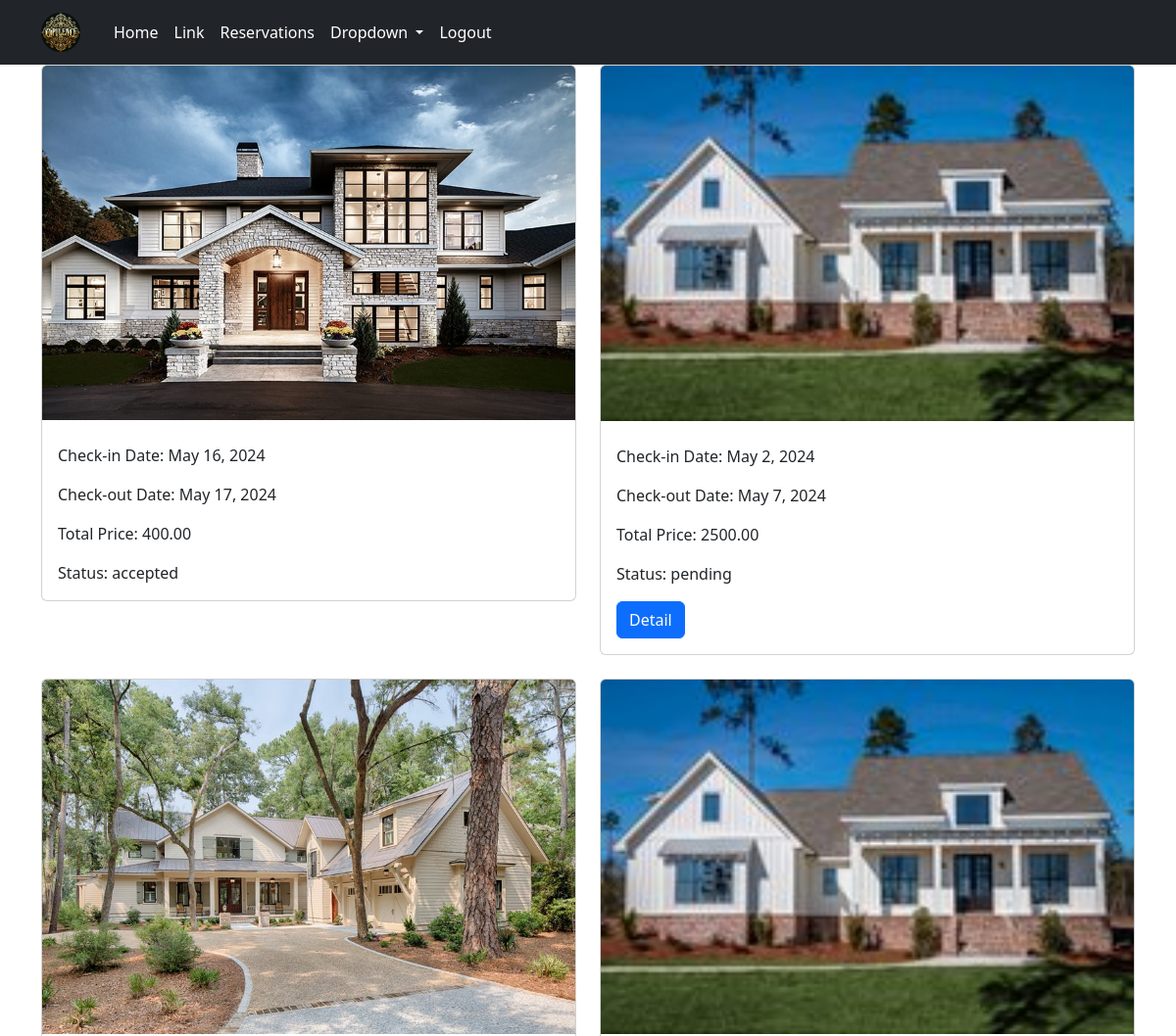
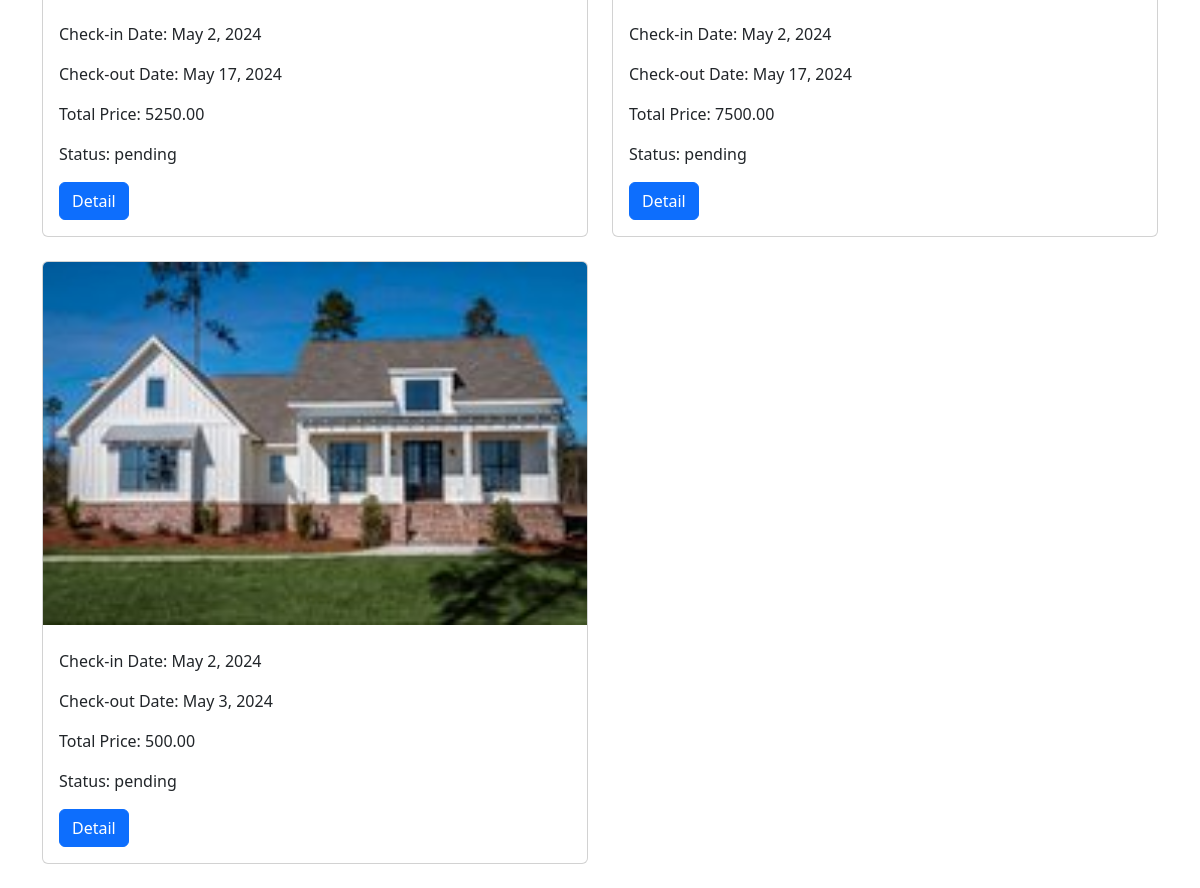
Page /res/ (signed in) on the earlier database version (2 pictures, top to bottom).
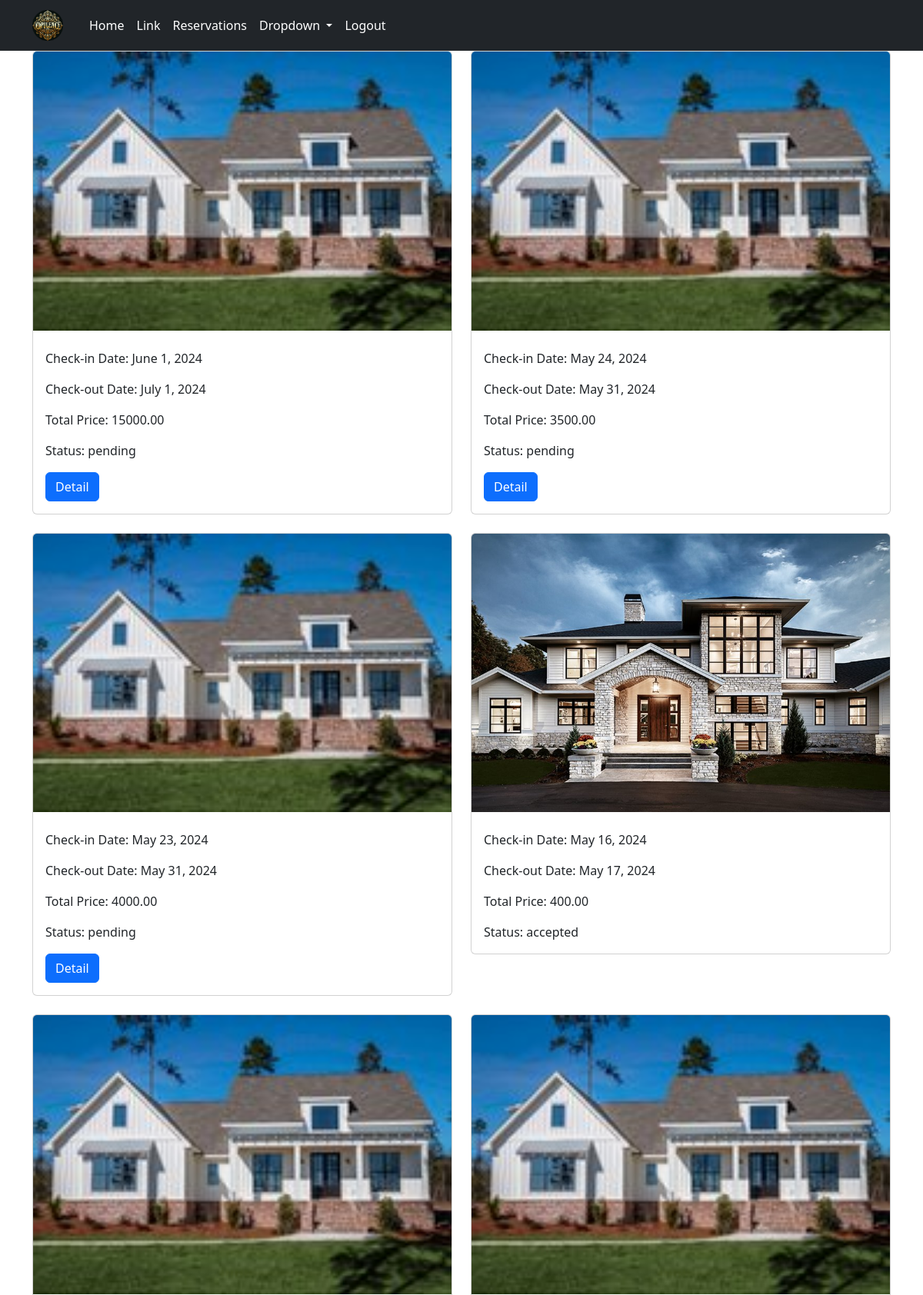
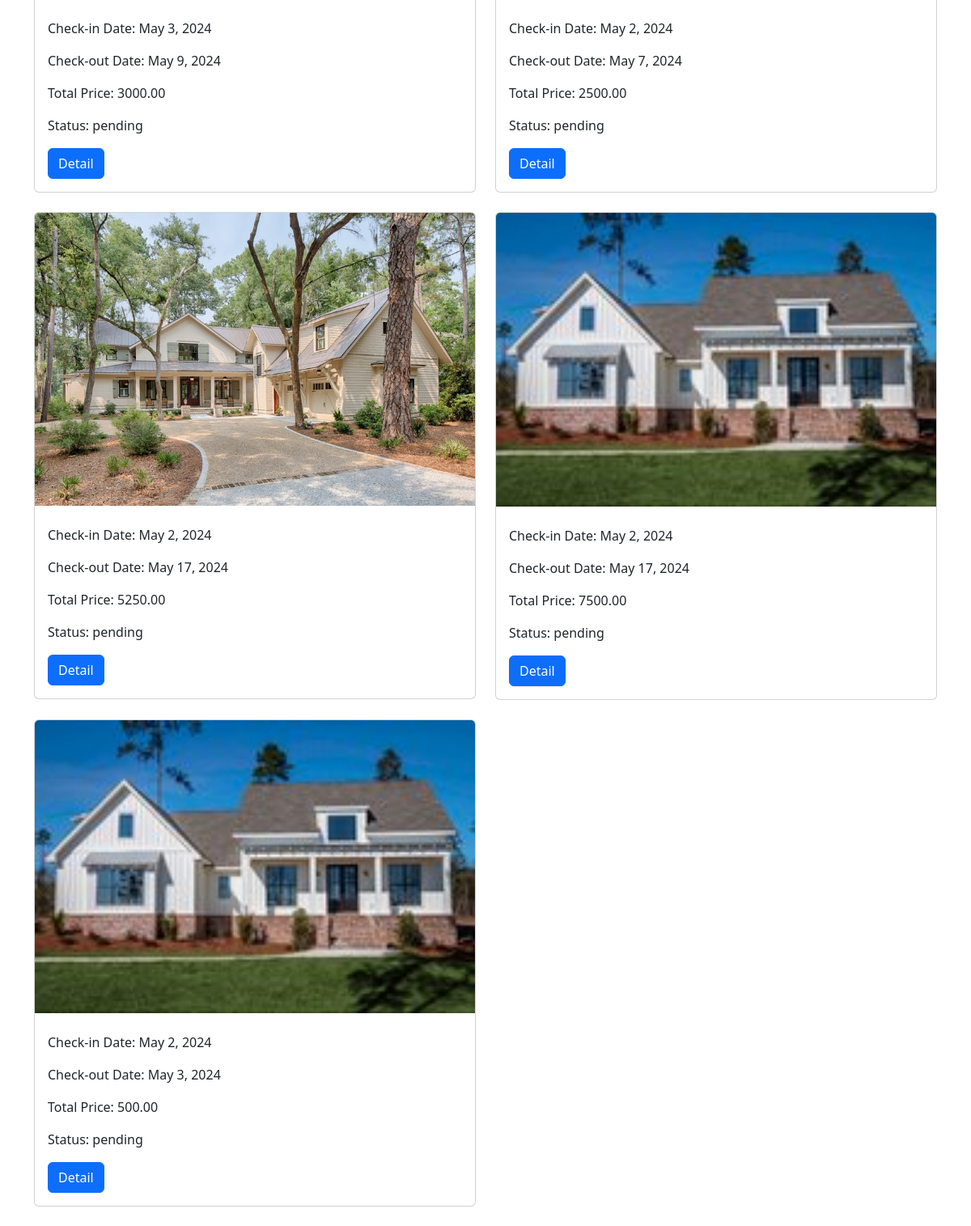
Same page on the later database version (2 pictures, top to bottom).
### reservations/models.py (models this page shows, shortened)
class Reservation(models.Model):
    user = models.ForeignKey(settings.AUTH_USER_MODEL, null=True, blank=True, on_delete=models.CASCADE)
    apartment = models.ForeignKey(Apartment, on_delete=models.CASCADE)
    check_in_date = models.DateField()
    check_out_date = models.DateField()
    total_price = models.DecimalField(max_digits=10, decimal_places=2)
    reservation_status = models.ForeignKey(ReservationStatus, on_delete=models.CASCADE,default=1)

class ReservationStatus(models.Model):
    status_name = models.CharField(max_length=100, unique=True)
    def __str__(self):
        return self.status_name

### apartments/models.py (models this page shows, shortened)
class Apartment(models.Model):
    category = models.ForeignKey(Category, on_delete=models.CASCADE)
    country=models.ForeignKey(Country,on_delete=models.SET_NULL,null=True,blank=True)
    city = models.ForeignKey(City, on_delete=models.CASCADE)
    apt_name = models.CharField(max_length=255)
    description = models.TextField()
    cover_image=models.ImageField(upload_to='covers/',null=True)
    district = models.CharField(max_length=30)
    is_active = models.BooleanField(default=True)
    is_booked = models.BooleanField(default=False)
    rooms = models.IntegerField()
    beds = models.IntegerField()
    bath_rooms = models.IntegerField()
    wifi = models.BooleanField(default=False)
    tv = models.BooleanField(default=False)
    price_per_night = models.DecimalField(max_digits=10, decimal_places=2)
    user = models.ForeignKey(settings.AUTH_USER_MODEL, null=True, blank=True, on_delete=models.CASCADE)
    created_at = models.DateTimeField(auto_now_add=True,null=True)
    updated_at = models.DateTimeField(auto_now=True,null=True)

### reservations/views.py (the view)
# urls.py: path("", ReservationListView.as_view(), name='list-reserv'),
class ReservationListView(LoginRequiredMixin, ListView):
    model = Reservation
    template_name = 'reservations/list_res.html'
    context_object_name = 'reservations'
    def get_queryset(self):
        return Reservation.objects.filter(user=self.request.user).order_by('-check_in_date')

### templates/reservations/list_res.html (shortened to what this page needs)
{% extends "base.html" %}
{% load static %}
{% block content %}
<div class="container">
  <div class="row">
    {% for reservation in reservations %}
    <div class="col-md-6 mb-4">
      <div class="card">
        {% if reservation.apartment.cover_image.url  %}
        <img src="{{ reservation.apartment.cover_image.url }}" class="card-img-top" alt="Apartment Image">
        {% else %}
        <img src="{% static 'path_to_default_image.jpg' %}" class="card-img-top" alt="Default Image">
        {% endif %}
        <div class="card-body">
          <p class="card-text">Check-in Date: {{ reservation.check_in_date }}</p>
          <p class="card-text">Check-out Date: {{ reservation.check_out_date }}</p>
          <p class="card-text">Total Price: {{ reservation.total_price }}</p>
          <p class="card-text">Status: {{ reservation.reservation_status }}</p>
          {% if reservation.reservation_status.id == 1 %}
            <a href="{% url 'detail-reserv' reservation.pk  %}" class="btn btn-primary">Detail</a>
          {% endif %}
        </div>
      </div>
    </div>
    {% endfor %}
  </div>
</div>
{% endblock content %}

### templates/base.html (shortened to what this page needs)
<!DOCTYPE html>
<html lang="en">
<head>
  {% load static %}
    <link rel="stylesheet" href="{% static "css/style.css" %} ">
    <link href="https://cdn.jsdelivr.net/npm/bootstrap@5.3.3/dist/css/bootstrap.min.css" rel="stylesheet">
</head>
<body>
  {% include "partials/navbar.html" %}
    {% block content %}
    {% endblock content %}
</body>
</html>

### templates/partials/navbar.html (shortened to what this page needs)
{% load static %}
<nav class="navbar navbar-expand-lg navbar-dark bg-dark">
    <div class="container">
        <a class="navbar-brand" href="{% url "index" %}">
            <img src="{% static "/images/logo.png" %}" style="width: 40px; padding: 0; margin-right: 10px;" alt="logo">
        </a>
        <div class="collapse navbar-collapse" id="navbarSupportedContent">
            <ul class="navbar-nav mr-auto">
                <li class="nav-item">
                    <a class="nav-link" href="{% url "index" %}" style="color: white;">Home</a>
                </li>
                <li class="nav-item">
                    <a class="nav-link" href="#" style="color: white;">Link</a>
                </li>
                {% if user.is_authenticated %}
                <li class="nav-item">
                    <a class="nav-link" href="{% url 'list-reserv' %}" style="color: white;">Reservations</a>
                </li>
                {% endif %}
                <li class="nav-item dropdown">
                    <a class="nav-link dropdown-toggle" href="#" id="navbarDropdown" role="button" data-toggle="dropdown" aria-expanded="false" style="color: white;">
                        Dropdown
                    </a>
                </li>
            </ul>
            <ul class="navbar-nav ml-auto">
                {% if not user.is_authenticated %}
                <li class="nav-item">
                    <a class="nav-link" href="{% url "users_login" %}" style="color: white;">Login</a>
                </li>
                <li class="nav-item">
                    <a class="nav-link" href="{% url "users_register" %}" style="color: white;">Sign Up</a>
                </li>
                {% else %}
                <li class="nav-item">
                    <form method="post" action="{% url 'users_logout' %}">
                        <button type="submit" class="btn nav-link" style="color: white;">Logout</button>
                    </form>
                </li>
                {% endif %}
            </ul>
        </div>
    </div>
</nav>

### BookingSystem/static/css/style.css (style rules this page uses)
body { background-color: black; color: white; }

Differences in the rows shown:
added Reservation: apartment.cover_image (picture), check_in_date "June 1, 2024", check_out_date "July 1, 2024", total_price "15000.00", reservation_status "pending", shows "Detail"
added Reservation: apartment.cover_image (picture), check_in_date "May 24, 2024", check_out_date "May 31, 2024", total_price "3500.00", reservation_status "pending", shows "Detail"
added Reservation: apartment.cover_image (picture), check_in_date "May 23, 2024", check_out_date "May 31, 2024", total_price "4000.00", reservation_status "pending", shows "Detail"
added Reservation: apartment.cover_image (picture), check_in_date "May 3, 2024", check_out_date "May 9, 2024", total_price "3000.00", reservation_status "pending", shows "Detail"
